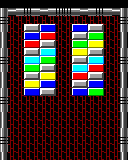

Below is a game level as drawn by its tile map, then a one-line description and the .tmx file that defines it, in full:
An orthogonal 16x20 tile map with 8x8 px tiles, 3 tile layers (Background, Frame, Bricks), 3 tilesets.

<map version="1.4" tiledversion="1.4.2" orientation="orthogonal" renderorder="right-down" width="16" height="20" tilewidth="8" tileheight="8" infinite="0" nextlayerid="4" nextobjectid="1">
 <tileset firstgid="1" name="Patterns" tilewidth="8" tileheight="8" tilecount="25" columns="5">
  <image source="patterns.png" trans="ffffff" width="40" height="40" />
 </tileset>
 <tileset firstgid="26" name="Frame" tilewidth="8" tileheight="8" tilecount="6" columns="3">
  <image source="frame.png" width="24" height="16" />
 </tileset>
 <tileset firstgid="32" name="Bricks" tilewidth="16" tileheight="8" tilecount="10" columns="1">
  <image source="bricks.png" width="16" height="80" />
 </tileset>
 <layer id="1" name="Background" width="16" height="20">
  <data encoding="csv">
25,25,25,25,25,25,25,25,25,25,25,25,25,25,25,25,
0,4,4,4,4,4,4,4,4,4,4,4,4,4,4,0,
0,4,4,4,4,4,4,4,4,4,4,4,4,4,4,0,
0,4,4,4,4,4,4,4,4,4,4,4,4,4,4,0,
0,4,4,4,4,4,4,4,4,4,4,4,4,4,4,0,
0,4,4,4,4,4,4,4,4,4,4,4,4,4,4,0,
0,4,4,4,4,4,4,4,4,4,4,4,4,4,4,0,
0,4,4,4,4,4,4,4,4,4,4,4,4,4,4,0,
0,4,4,4,4,4,4,4,4,4,4,4,4,4,4,0,
0,4,4,4,4,4,4,4,4,4,4,4,4,4,4,0,
0,4,4,4,4,4,4,4,4,4,4,4,4,4,4,0,
0,4,4,4,4,4,4,4,4,4,4,4,4,4,4,0,
0,4,4,4,4,4,4,4,4,4,4,4,4,4,4,0,
0,4,4,4,4,4,4,4,4,4,4,4,4,4,4,0,
0,4,4,4,4,4,4,4,4,4,4,4,4,4,4,0,
0,4,4,4,4,4,4,4,4,4,4,4,4,4,4,0,
0,4,4,4,4,4,4,4,4,4,4,4,4,4,4,0,
0,4,4,4,4,4,4,4,4,4,4,4,4,4,4,0,
0,4,4,4,4,4,4,4,4,4,4,4,4,4,4,0,
0,4,4,4,4,4,4,4,4,4,4,4,4,4,4,0
</data>
 </layer>
 <layer id="2" name="Frame" width="16" height="20">
  <data encoding="csv">
0,0,0,0,0,0,0,0,0,0,0,0,0,0,0,0,
27,29,30,31,30,29,30,31,31,30,29,30,31,30,29,27,
28,0,0,0,0,0,0,0,0,0,0,0,0,0,0,28,
27,0,0,0,0,0,0,0,0,0,0,0,0,0,0,27,
26,0,0,0,0,0,0,0,0,0,0,0,0,0,0,26,
26,0,0,0,0,0,0,0,0,0,0,0,0,0,0,26,
27,0,0,0,0,0,0,0,0,0,0,0,0,0,0,27,
28,0,0,0,0,0,0,0,0,0,0,0,0,0,0,28,
27,0,0,0,0,0,0,0,0,0,0,0,0,0,0,27,
26,0,0,0,0,0,0,0,0,0,0,0,0,0,0,26,
26,0,0,0,0,0,0,0,0,0,0,0,0,0,0,26,
27,0,0,0,0,0,0,0,0,0,0,0,0,0,0,27,
28,0,0,0,0,0,0,0,0,0,0,0,0,0,0,28,
27,0,0,0,0,0,0,0,0,0,0,0,0,0,0,27,
26,0,0,0,0,0,0,0,0,0,0,0,0,0,0,26,
26,0,0,0,0,0,0,0,0,0,0,0,0,0,0,26,
27,0,0,0,0,0,0,0,0,0,0,0,0,0,0,27,
28,0,0,0,0,0,0,0,0,0,0,0,0,0,0,28,
27,0,0,0,0,0,0,0,0,0,0,0,0,0,0,27,
26,0,0,0,0,0,0,0,0,0,0,0,0,0,0,26
</data>
 </layer>
 <layer id="3" name="Bricks" width="16" height="20">
  <data encoding="csv">
0,0,0,0,0,0,0,0,0,0,0,0,0,0,0,0,
0,0,0,0,0,0,0,0,0,0,0,0,0,0,0,0,
0,0,0,0,0,0,0,0,0,0,0,0,0,0,0,0,
0,0,0,38,0,35,0,0,0,35,0,38,0,0,0,0,
0,0,0,35,0,32,0,0,0,38,0,36,0,0,0,0,
0,0,0,32,0,38,0,0,0,36,0,34,0,0,0,0,
0,0,0,38,0,33,0,0,0,34,0,38,0,0,0,0,
0,0,0,33,0,36,0,0,0,38,0,33,0,0,0,0,
0,0,0,36,0,38,0,0,0,33,0,32,0,0,0,0,
0,0,0,38,0,34,0,0,0,32,0,38,0,0,0,0,
0,0,0,34,0,35,0,0,0,38,0,35,0,0,0,0,
0,0,0,35,0,38,0,0,0,35,0,36,0,0,0,0,
0,0,0,0,0,0,0,0,0,0,0,0,0,0,0,0,
0,0,0,0,0,0,0,0,0,0,0,0,0,0,0,0,
0,0,0,0,0,0,0,0,0,0,0,0,0,0,0,0,
0,0,0,0,0,0,0,0,0,0,0,0,0,0,0,0,
0,0,0,0,0,0,0,0,0,0,0,0,0,0,0,0,
0,0,0,0,0,0,0,0,0,0,0,0,0,0,0,0,
0,0,0,0,0,0,0,0,0,0,0,0,0,0,0,0,
0,0,0,0,0,0,0,0,0,0,0,0,0,0,0,0
</data>
 </layer>
</map>
